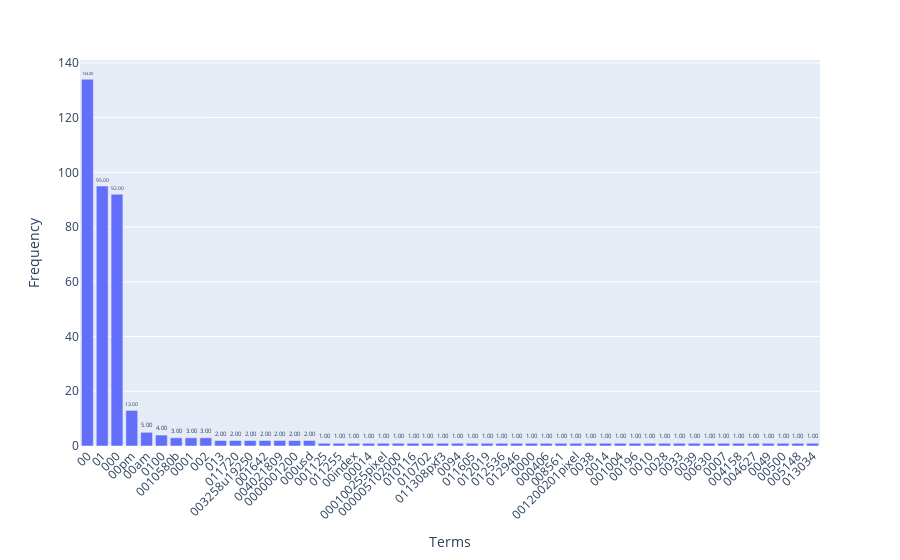

The cell this chart's notebook holds for it:
### Markdown cell above
### >>> **Exercise 14 (take home):** 
Additionally, you can attempt to sort the terms on the `x-axis` by frequency instead of in alphabetical order. This way the visualization is more meaninfgul and you will be able to observe the so called [long tail](https://en.wikipedia.org/wiki/Long_tail) (get familiar with this term since it will appear a lot in data mining and other statistics courses). see picture below

![alt txt](https://upload.wikimedia.org/wikipedia/commons/thumb/8/8a/Long_tail.svg/1000px-Long_tail.svg.png)

### Code cell
# Answer here

term_frequencies_df.sort_values(by='Frequencies', ascending=False, inplace=True)

fig = px.bar(term_frequencies_df,
             x='Terms',
             y='Frequencies',
             labels={'Terms': 'Terms', 'Frequencies': 'Frequency'},
             text='Frequencies')  

fig.update_traces(texttemplate='%{text:.2f}', textposition='outside')
fig.update_layout(xaxis_tickangle=-45)  
fig.update_layout(xaxis_title='Terms', yaxis_title='Frequency')

fig.show()

### Figure 1 — Plotly figure (JSON) as saved in the notebook; plotly's stock layout.template omitted (floating-point values rounded to 4 significant figures)
{"data": [{"alignmentgroup": "True", "hovertemplate": "Terms=%{x}<br>Frequency=%{text}<extra></extra>", "legendgroup": "", "marker": {"color": "#636efa", "pattern": {"shape": ""}}, "name": "", "offsetgroup": "", "orientation": "v", "showlegend": false, "text": [134, 95, 92, 13, 5, 4, 3, 3, 3, 2, 2, 2, 2, 2, 2, 2, 1, 1, 1, 1, 1, 1, 1, 1, 1, 1, 1, 1, 1, 1, 1, 1, 1, 1, 1, 1, 1, 1, 1, 1, 1, 1, 1, 1, 1, 1, 1, 1, 1, 1], "textposition": "outside", "texttemplate": "%{text:.2f}", "type": "bar", "x": ["00", "01", "000", "00pm", "00am", "0100", "0010580b", "0001", "002", "013", "011720", "003258u19250", "001642", "004021809", "0000001200", "000usd", "001125", "011255", "00index", "00014", "000100255pixel", "000005102000", "010116", "010702", "011308pxf3", "0094", "011605", "012019", "012536", "012946", "0000", "000406", "008561", "001200201pixel", "0038", "0014", "001004", "00196", "0010", "0028", "0033", "0039", "00630", "0007", "004158", "004627", "0049", "00500", "005148", "013034"], "xaxis": "x", "y": [134, 95, 92, 13, 5, 4, 3, 3, 3, 2, 2, 2, 2, 2, 2, 2, 1, 1, 1, 1, 1, 1, 1, 1, 1, 1, 1, 1, 1, 1, 1, 1, 1, 1, 1, 1, 1, 1, 1, 1, 1, 1, 1, 1, 1, 1, 1, 1, 1, 1], "yaxis": "y"}], "layout": {"autosize": true, "barmode": "relative", "legend": {"tracegroupgap": 0}, "margin": {"t": 60}, "xaxis": {"anchor": "y", "autorange": true, "domain": [0, 1], "range": [-0.5, 49.5], "tickangle": -45, "title": {"text": "Terms"}, "type": "category"}, "yaxis": {"anchor": "x", "autorange": true, "domain": [0, 1], "range": [0, 141.1], "title": {"text": "Frequency"}, "type": "linear"}}}
